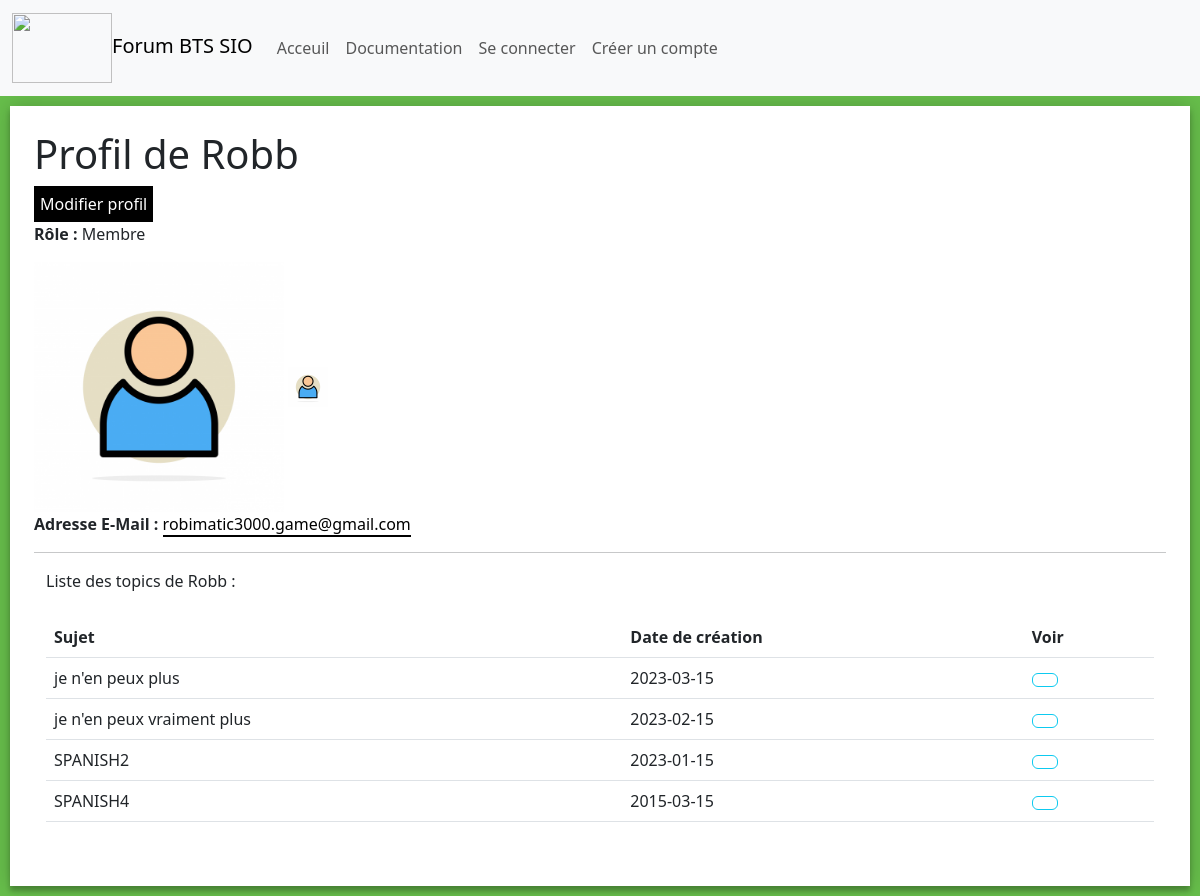
The app's page /profil.php?m=1 with its own data.
### tables this page shows
CREATE TABLE Users (
	idUser INT NOT NULL AUTO_INCREMENT,
	username VARCHAR(64) NOT NULL,
  password VARCHAR(64) NOT NULL,
  email VARCHAR(128) NOT NULL,
  avatar VARCHAR(64),
  id_Rank INT NOT NULL,
  PRIMARY KEY (idUser),
  FOREIGN KEY (id_Rank) REFERENCES Rank (idRank)
);

CREATE TABLE Rank (
  idRank INT NOT NULL AUTO_INCREMENT,
  libelle VARCHAR(64),
  PRIMARY KEY (idRank)
);

CREATE TABLE Thread (
	idThread INT NOT NULL AUTO_INCREMENT,
	title VARCHAR(128),
  auteur_id INT NOT NULL,
  categorie_id INT NOT NULL,
  content TEXT NOT NULL,
  date_creation DATE,
  isClosed BOOLEAN DEFAULT FALSE,
  PRIMARY KEY (idThread),
  FOREIGN KEY (auteur_id) REFERENCES Users(idUser),
  FOREIGN KEY (categorie_id) REFERENCES Categorie(idCategorie)
);

### tools/basicFunction.php (called while the page is built, shortened)
<?php
function getUserById($id, $dtb){
    $query = $dtb->prepare(<<<SQL
        SELECT idUser,username, avatar, email, id_Rank
        FROM users
        WHERE idUser=:id
        SQL);
    $query->bindValue(':id', $id , PDO::PARAM_INT);
    $query->execute();
    $data = $query->fetch();
    return $data;
}
function randomColor(){
    $colors = ['info', 'success', 'warning', 'danger', 'primary'];
    $rdm = rand(0, 4);
    $rdmColor = $colors[$rdm];
    return $rdmColor;
}
function isUserInDTB($membre, $dtb){
    $query = $dtb->prepare(<<<SQL
        SELECT idUser
        FROM users
        SQL);
    $query->execute();
    $data = $query->fetchAll();
    foreach ($data as $user){
        if($membre == $user['idUser'])
            return;
    }
}
function getRank($rank, $dtb){
    $query = $dtb->prepare(<<<SQL
        SELECT libelle
        FROM Rank
        WHERE idRank = ?
        SQL);
    $query->execute(array($rank));
    $data= $query->fetch();
    return $data;
}
?>

### tools/functionThread.php (called while the page is built, shortened)
<?php
function getThreadByUser($membre, $dtb){
	$fetchtopics = $dtb->prepare(<<<SQL
		SELECT *
		FROM Thread
		WHERE auteur_id = ?
		ORDER BY date_creation
		DESC
		SQL);
    $fetchtopics->execute(array($membre));
    $topics = $fetchtopics->fetchAll();
	return $topics;
}

### profil.php (the view, shortened to what this page needs)
<?php
include("parts/header.php");
include('tools/dtbConnexion.php');
include('tools/basicFunction.php');
?>
<head>
	<link rel="stylesheet" type="text/css" href="CSS/styleProfil.css" media="all" />
</head>
<main>
<?php
$dtb = dtbConnexion::getConnexion();
$action = isset($_GET['action']) ? htmlspecialchars($_GET['action']) : 'consulter';
$membre = isset($_GET['m'])           ? (int) $_GET['m'] :(
	isset($_SESSION['user_id']) ? $_SESSION['user_id'] :
	'');
isUserInDTB($membre, $dtb);
$data = getUserById($membre, $dtb);
$role = getRank($data['id_Rank'], $dtb);
switch ($action) {
case "consulter":
$mod_profil_link = !empty($_SESSION['user_id']) && $membre==$_SESSION['user_id'] ? 'profil.php?action=modifier' : 'https://www.youtube.com/watch?v=dQw4w9WgXcQ';
?>
<article>
	<header>
		<h1>Profil de <?=stripslashes(htmlspecialchars($data['username']))?></h1>
	</header>
	<a id="buttonmodif" type=button href="<?=$mod_profil_link?>">Modifier profil</a><br>
	<p><strong>Rôle : </strong>
		<?=$role['libelle'] ?><br />
	</p>
	<img src="./img/avatars/<?=$data['avatar']?>" alt="Ce membre n'a pas d'avatar" />
	<img id="demonstration" src="./img/avatars/<?=$data['avatar']?>" alt="Ce membre n'a pas d'avatar" />
	<p><strong>Adresse E-Mail : </strong>
		<a id="mail" href="mailto: <?=stripslashes($data['email']) ?> ">
			<?=stripslashes(htmlspecialchars($data['email'])) ?> </a><br />
	</p>
	<?php include('mestopics.php'); ?>
<?php
break;
	?>
	<?php
}
?>
</body>
</html>

### parts/header.php (shortened to what this page needs)
<!DOCTYPE html>
<html lang="fr">
<head>
    <link href="https://cdn.jsdelivr.net/npm/bootstrap@5.3.0-alpha1/dist/css/bootstrap.min.css" rel="stylesheet">
</head>
<body>
<header>
<nav class="navbar sticky-top navbar-expand-md navbar-light bg-light">
<div class="container-fluid">
    <a class="navbar-brand" href="#"><img class="icon" src="img/icon-lasalle.png" width="100" height="70" alt="">Forum BTS SIO</a>
    <div class="collapse navbar-collapse " id="navbarTogglerDemo01">
        <ul class="navbar-nav mb-2 mb-lg-0 align-items-center">
            <li class="nav-item">
            <a class="nav-link" href="index.php">Acceuil</a>
            </li>
            <li>
            <a class="nav-link" onclick="window.open('documentation/doc.odt', '_blank');">Documentation</a>
            </li>
            <?php if (isset($_SESSION['user_id'])) : ?>
                <?php if ($_SESSION['rank'] == 1) : ?>
                    <li>
                    <a class="nav-link" href="admin.php">Modération</a>
                    </li>
                <?php endif; ?>
                <li class="nav-item">
                <a class="nav-link" href="post.php">Créer un topic</a>
                </li>
                <li class="nav-item">
                <a class="nav-link" href="deconnexion.php">Déconnexion</a>
                </li>
                <li>
                <a class="nav-link" href="profil.php"><img style="max-width: 40px; max-height: 40px;" src="<?=$_SESSION['avatar'] ?>" class="rounded-circle" alt="User Profile Picture"></a>
                </li>
            <?php else : ?>
                <li class="nav-item">
                <a class="nav-link" href="register.php?keyword=connexion">Se connecter</a>
                </li>
                <li class="nav-item">
                <a class="nav-link" href="register.php?keyword=register">Créer un compte</a>
                </li>
            <?php endif; ?>
        </ul>
    </div>
</div>
</nav>
</header>

### mestopics.php (shortened to what this page needs)
<?php
include('tools/functionThread.php');
$actualUser = getUserById($membre, $dtb)
?>
<hr>
<?php
$topics = getThreadByUser($membre, $dtb);
?>
<div class="container">
<div class="littleTopic">
    <div class="row">
        <div class="col-12">
            <a id="title">Liste des topics de <?=$actualUser['username']?> :</a>
        </div>
        <br>
        <br>
    </div>
    <?php
    $rdmColor = randomColor();
    if ($topics != NULL) {
    ?>
        <table class="table">
            <thead class="thead-light">
                <tr class="bg-<?php echo $rdmColor ?> ">
                    <th scope="col">Sujet</th>
                    <th scope="col">Date de création</th>
                    <th scope="col">Voir</th>
                </tr>
            </thead>
            <?php
            foreach ($topics as $topic) {
            ?>
                <tbody>
                    <tr>
                        <td><?php echo $topic["title"] ?></td>
                        <td><?php echo $topic["date_creation"] ?></td>
                        <td><a class="btn btn-outline-<?=$rdmColor ?>" href="thread.php?topic=<?=$topic["idThread"] ?>" target="blank" role="button"> </a></td>
                    </tr>
                </tbody>
        <?php
            }
        }
        ?>
        </table>
        <br>
</div>
</div>
</body>
</html>

### CSS/styleProfil.css (style rules this page uses)
body { margin: 0; padding: 0; background: #67BE4B; }
main { margin: 10px; padding: 2%; min-height: 100%; background-color: white; box-shadow: 0 0 20px 0 rgba(0, 0, 0, 0.2), 0 5px 5px 0 rgba(0, 0, 0, 0.24); }
#demonstration { height: 40px; width: 40px; }
img { max-width: 250px; max-height: 250px; }
#mail { text-decoration: none; color: black; border-bottom: solid; border-color: black; border-width: 2px; }
#buttonmodif { text-decoration: none; color: white; background-color: black; border: solid; border-color: black; border-width: 2px; padding: 4px; }

### records on screen
users: username "Robb", avatar (picture), email "robimatic3000.game@gmail.com"
rank: libelle "Membre"
thread: title "je n'en peux plus", date_creation "2023-03-15"
thread: title "je n'en peux vraiment plus", date_creation "2023-02-15"
thread: title "SPANISH2", date_creation "2023-01-15"
thread: title "SPANISH4", date_creation "2015-03-15"
